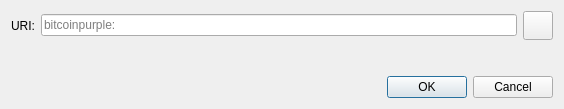
<?xml version="1.0" encoding="UTF-8"?>
<ui version="4.0">
 <class>OpenURIDialog</class>
 <widget class="QDialog" name="OpenURIDialog">
  <property name="geometry">
   <rect>
    <x>0</x>
    <y>0</y>
    <width>564</width>
    <height>109</height>
   </rect>
  </property>
  <property name="windowTitle">
   <string>Open bitcoinpurple URI</string>
  </property>
  <layout class="QVBoxLayout" name="verticalLayout">
   <item>
    <layout class="QHBoxLayout" name="horizontalLayout">
     <item>
      <widget class="QLabel" name="label">
       <property name="text">
        <string>URI:</string>
       </property>
      </widget>
     </item>
     <item>
      <widget class="QValidatedLineEdit" name="uriEdit">
       <property name="placeholderText">
        <string notr="true">bitcoinpurple:</string>
       </property>
      </widget>
     </item>
     <item>
      <widget class="QToolButton" name="pasteButton">
       <property name="toolTip">
        <string extracomment="Tooltip text for button that allows you to paste an address that is in your clipboard.">Paste address from clipboard</string>
       </property>
       <property name="text">
        <string/>
       </property>
       <property name="icon">
        <iconset resource="../bitcoinpurple.qrc">
         <normaloff>:/icons/editpaste</normaloff>:/icons/editpaste
        </iconset>
       </property>
       <property name="iconSize">
        <size>
         <width>22</width>
         <height>22</height>
        </size>
       </property>
      </widget>
     </item>
    </layout>
   </item>
   <item>
    <spacer name="verticalSpacer">
     <property name="orientation">
      <enum>Qt::Vertical</enum>
     </property>
     <property name="sizeHint" stdset="0">
      <size>
       <width>20</width>
       <height>40</height>
      </size>
     </property>
    </spacer>
   </item>
   <item>
    <widget class="QDialogButtonBox" name="buttonBox">
     <property name="orientation">
      <enum>Qt::Horizontal</enum>
     </property>
     <property name="standardButtons">
      <set>QDialogButtonBox::Cancel|QDialogButtonBox::Ok</set>
     </property>
    </widget>
   </item>
  </layout>
 </widget>
 <customwidgets>
  <customwidget>
   <class>QValidatedLineEdit</class>
   <extends>QLineEdit</extends>
   <header>qt/qvalidatedlineedit.h</header>
  </customwidget>
 </customwidgets>
 <resources/>
 <connections>
  <connection>
   <sender>buttonBox</sender>
   <signal>accepted()</signal>
   <receiver>OpenURIDialog</receiver>
   <slot>accept()</slot>
   <hints>
    <hint type="sourcelabel">
     <x>248</x>
     <y>254</y>
    </hint>
    <hint type="destinationlabel">
     <x>157</x>
     <y>274</y>
    </hint>
   </hints>
  </connection>
  <connection>
   <sender>buttonBox</sender>
   <signal>rejected()</signal>
   <receiver>OpenURIDialog</receiver>
   <slot>reject()</slot>
   <hints>
    <hint type="sourcelabel">
     <x>316</x>
     <y>260</y>
    </hint>
    <hint type="destinationlabel">
     <x>286</x>
     <y>274</y>
    </hint>
   </hints>
  </connection>
 </connections>
</ui>
